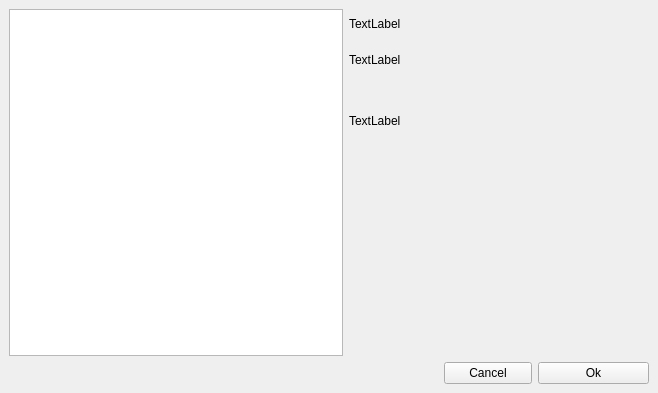
<ui version="4.0" >
 <class>lp_ladspa_lister</class>
 <widget class="QWidget" name="lp_ladspa_lister" >
  <property name="geometry" >
   <rect>
    <x>0</x>
    <y>0</y>
    <width>658</width>
    <height>393</height>
   </rect>
  </property>
  <layout class="QGridLayout" >
   <property name="margin" >
    <number>9</number>
   </property>
   <property name="spacing" >
    <number>6</number>
   </property>
   <item row="2" column="1" colspan="3" >
    <widget class="QLabel" name="lb_copyright" >
     <property name="minimumSize" >
      <size>
       <width>300</width>
       <height>80</height>
      </size>
     </property>
     <property name="maximumSize" >
      <size>
       <width>300</width>
       <height>16777215</height>
      </size>
     </property>
     <property name="text" >
      <string>TextLabel</string>
     </property>
    </widget>
   </item>
   <item row="1" column="1" colspan="3" >
    <widget class="QLabel" name="lb_maker" >
     <property name="minimumSize" >
      <size>
       <width>300</width>
       <height>30</height>
      </size>
     </property>
     <property name="maximumSize" >
      <size>
       <width>300</width>
       <height>16777215</height>
      </size>
     </property>
     <property name="text" >
      <string>TextLabel</string>
     </property>
    </widget>
   </item>
   <item row="0" column="1" colspan="3" >
    <widget class="QLabel" name="lb_plugname" >
     <property name="minimumSize" >
      <size>
       <width>300</width>
       <height>30</height>
      </size>
     </property>
     <property name="maximumSize" >
      <size>
       <width>300</width>
       <height>16777215</height>
      </size>
     </property>
     <property name="text" >
      <string>TextLabel</string>
     </property>
    </widget>
   </item>
   <item rowspan="4" row="0" column="0" >
    <widget class="QTreeView" name="ls_plugins" >
     <property name="minimumSize" >
      <size>
       <width>300</width>
       <height>0</height>
      </size>
     </property>
     <property name="maximumSize" >
      <size>
       <width>600</width>
       <height>16777215</height>
      </size>
     </property>
    </widget>
   </item>
   <item row="3" column="3" >
    <spacer>
     <property name="orientation" >
      <enum>Qt::Vertical</enum>
     </property>
     <property name="sizeHint" >
      <size>
       <width>111</width>
       <height>141</height>
      </size>
     </property>
    </spacer>
   </item>
   <item row="4" column="3" >
    <widget class="QPushButton" name="pb_ok" >
     <property name="text" >
      <string>Ok</string>
     </property>
    </widget>
   </item>
   <item row="4" column="2" >
    <widget class="QPushButton" name="pb_cancel" >
     <property name="text" >
      <string>Cancel</string>
     </property>
    </widget>
   </item>
   <item row="4" column="0" colspan="2" >
    <spacer>
     <property name="orientation" >
      <enum>Qt::Horizontal</enum>
     </property>
     <property name="sizeHint" >
      <size>
       <width>281</width>
       <height>20</height>
      </size>
     </property>
    </spacer>
   </item>
  </layout>
 </widget>
 <resources/>
 <connections/>
</ui>
